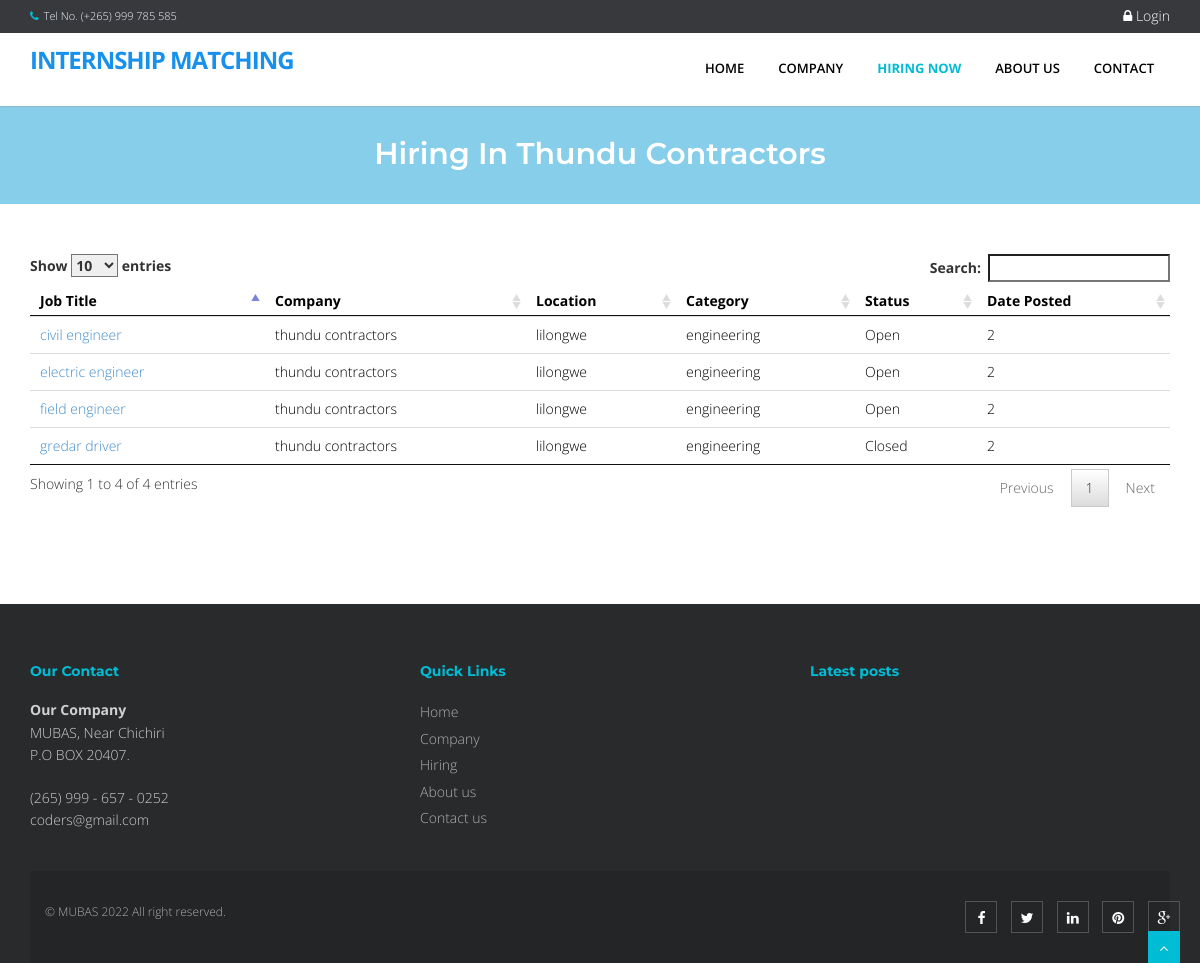
Page /index.php?q=hiring&search=11&company=thundu contractors on the earlier database version.
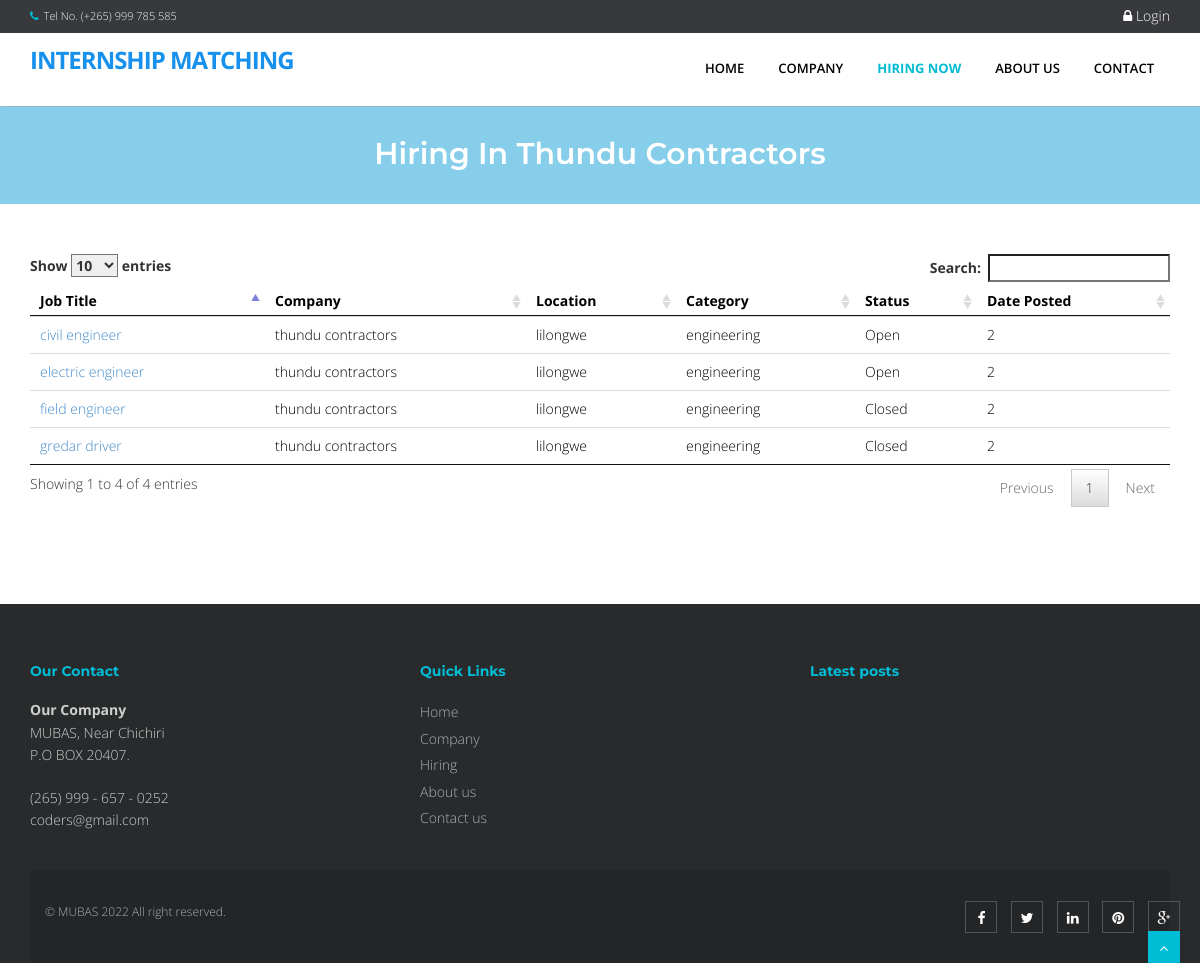
Same page on the later database version.
### tables this page shows
CREATE TABLE IF NOT EXISTS `vacancies` (
  `id` int(11) NOT NULL AUTO_INCREMENT,
  `employer` int(11) NOT NULL,
  `title` varchar(150) NOT NULL,
  `field` varchar(150) NOT NULL,
  `type` varchar(30) NOT NULL,
  `location` varchar(100) NOT NULL,
  `description` varchar(200) NOT NULL,
  `duties` text NOT NULL,
  `skills` text NOT NULL,
  `qualifications` text NOT NULL,
  `salary` int(11) DEFAULT '0',
  `other_info` text,
  `due_date` varchar(30) NOT NULL,
  `date` datetime NOT NULL DEFAULT CURRENT_TIMESTAMP,
  `status` varchar(20) NOT NULL DEFAULT 'Open',
  `positions` int(4) NOT NULL DEFAULT '1',
  PRIMARY KEY (`id`),
  KEY `vacancy_to_employer` (`employer`),
  KEY `vacancy_field` (`field`)
);

CREATE TABLE IF NOT EXISTS `employer` (
  `id` int(11) NOT NULL,
  `name` varchar(50) NOT NULL,
  `owner` varchar(50) NOT NULL,
  `postal_address` varchar(100) NOT NULL,
  `email` varchar(50) NOT NULL,
  `phone` int(14) NOT NULL,
  `profile` text,
  `date` datetime NOT NULL DEFAULT CURRENT_TIMESTAMP,
  PRIMARY KEY (`id`),
  UNIQUE KEY `email` (`email`),
  UNIQUE KEY `name` (`name`)
);

### index.php (called while the page is built, shortened)
<?php
    $title = "Home Page";
    $view = (isset($_GET['q']) && $_GET['q'] != '') ? $_GET['q'] : '';
    switch ($view) {
        case 'hiring' :
            $title = isset($_GET['search']) ? 'Hiring in '.$_GET['company'] :"Hiring";
            break;
    }
    include_once "inc/layout.php";
?>

### classes/Session.class.php (called while the page is built, shortened)
<?php
    class Session{
        public static function get($sessionVariables, $key = false){
            if($key == true){
                if(isset($_SESSION[$sessionVariables][$key])){
                    return $_SESSION[$sessionVariables][$key];
                }
            }else if(isset($_SESSION[$sessionVariables])){
                return $_SESSION[$sessionVariables];
            }else{
                return false;
            }
        }
    }

### classes/Dbh.class.php (called while the page is built)
<?php
    class Dbh{
        private $host = "localhost";
        private $user = "root";
        private $pwd = "";
        private $dbName = "intern_matching";
        protected function connect(){
            $dsn = 'mysql:host=' . $this->host . ';dbname='. $this->dbName;
            $pdo = new PDO($dsn, $this->user, $this->pwd);
            $pdo->setAttribute(PDO::ATTR_DEFAULT_FETCH_MODE, PDO::FETCH_ASSOC);
            return $pdo;
        }
    }
?>

### classes/Job.class.php (called while the page is built, shortened)
<?php
    class Job extends Dbh{
        protected function get($company_id){
            $sql = "SELECT * FROM vacancies v
                    Inner Join employer e on e.id=v.employer
                    where v.employer=?";
            $stmt = $this->connect()->prepare($sql);
            $stmt->execute([$company_id]);
            if($stmt->rowCount() > 0){
                return $stmt->fetchAll(PDO::FETCH_NAMED);
            }
            return false;
        }
        protected function getAll(){
            $sql = "SELECT * FROM vacancies v
                    Inner Join employer e on e.id=v.employer
                    Order by v.id desc";
            $stmt = $this->connect()->query($sql);
            if($stmt->rowCount() > 0){
                return $stmt->fetchAll(PDO::FETCH_NAMED);
            }
            return false;
        }
    }
?>

### classes/JobView.class.php (called while the page is built, shortened)
<?php
    class JobView extends Job{
        public function getAll(){
            return parent::getAll();
        }
        public function get($id){
            return parent::get($id);
        }
    }
?>

### inc/classAutoload.php (called while the page is built, shortened)
<?php
    function autoLoader($className){
        $path = __DIR__.'/../classes/';
        $extension = '.class.php';
        $fileName = $path . $className . $extension;
    }
?>

### views/hirring.php (the view, shortened to what this page needs)
<?php
    $job = new JobView();
    $jobs = $job->getAll();
    if(isset($_GET['search'])){
        $company_id = $_GET['search'];
        $job = new JobView();
        $jobs = $job->get($company_id);
    }
?>
<section id="content">
    <div class="container content">
    <?php  if ($jobs) { ?>
        <table id="dash-table" class="table table-hover">
            <thead>
                <th>Job Title</th>
                <th>Company</th>
                <th>Location</th>
                <th>Category</th>
                <th>Status</th>
                <th>Date Posted</th>
            </thead>
            <tbody>
                <?php
            foreach ($jobs as $job) {
                echo '<tr>';
                echo '<td><a href="views/intern/index.php?view=view_vacancy&id='.$job["id"][0].'">
                        '.$job['title'].'</a>
                       </td>';
                echo '<td>'.$job['name'].'</td>';
                echo '<td>'.$job['location'].'</td>';
                echo '<td>'.$job['field'].'</td>';
                echo '<td>'.$job['status'].'</td>';
                echo '<td>'.$job['date'][0].'</td>';
                echo '</tr>';
            }
                ?>
            </tbody>
        </table>
    <?php
        }else{
            echo "<h4>:Vacancies are not available</h4>";
        }
    ?>
    </div>
</section>

### inc/layout.php (shortened to what this page needs)
<?php
    include_once("classAutoload.php");
?>
<!DOCTYPE html>
<html lang="en">
<head>
<link href="/internship/plugins/home-plugins/css/bootstrap.min.css" rel="stylesheet" />
<link href="/internship/plugins/home-plugins/css/fancybox/jquery.fancybox.css" rel="stylesheet">
<link href="/internship/plugins/home-plugins/css/flexslider.css" rel="stylesheet" />
<link href="/internship/plugins/home-plugins/css/style.css" rel="stylesheet" />
<link rel="stylesheet" href="/internship/plugins/font-awesome/css/font-awesome.min.css">
<link rel="stylesheet" href="/internship/plugins/dataTables/jquery.dataTables.min.css">
<link rel="stylesheet" href="/internship/plugins/dataTables/jquery.dataTables_themeroller.css">
<link href="/internship/plugins/datepicker/bootstrap-datetimepicker.min.css" rel="stylesheet" media="screen">
<link href="/internship/plugins/datepicker/datepicker3.css" rel="stylesheet" media="screen">
</head>
<body>
<div id="wrapper" class="home-page">
  <header>
        <div class="topbar navbar-fixed-top">
          <div class="container">
            <div class="row">
              <div class="col-md-12">
                <p class="pull-left hidden-xs"><i class="fa fa-phone"></i>Tel No. (+265) 999 785 585</p>
                <?php
                    if(!Session::get("userVars")){
                        echo '<p   class="pull-right login">
                            <a href="/internship/views/login.php"> <i class="fa fa-lock"></i> Login </a>
                         </p>';
                    }
                ?>
              </div>
            </div>
          </div>
        </div>
        <div style="min-height: 30px;"></div>
        <div class="navbar navbar-default navbar-static-top" >
            <div class="container">
                <div class="navbar-header">
                    <a class="navbar-brand" href="/internship/index.php">Internship Matching</a>
                </div>
                <div class="navbar-collapse collapse ">
                    <ul class="nav navbar-nav">
                        <li class="<?php echo !isset($_GET['q'])? 'active' :''?>"><a href="/internship/index.php">Home</a></li>
                        <li class="<?php  if(isset($_GET['q'])) { if($_GET['q']=='company'){ echo 'active'; }else{ echo ''; }}  ?>"><a href="/internship/index.php?q=company">Company</a></li>
                        <li class="<?php  if(isset($_GET['q'])) { if($_GET['q']=='hiring'){ echo 'active'; }else{ echo ''; }} ?>"><a href="/internship/index.php?q=hiring">Hiring Now</a></li>
                        <li class="<?php  if(isset($_GET['q'])) { if($_GET['q']=='About'){ echo 'active'; }else{ echo ''; }}  ?>"><a href="/internship/index.php?q=About">About Us</a></li>
                        <li class="<?php  if(isset($_GET['q'])) { if($_GET['q']=='Contact'){ echo 'active'; }else{ echo ''; }}  ?>"><a href="/internship/index.php?q=Contact">Contact</a></li>
                    </ul>
                </div>
            </div>
        </div>
  </header>
      <?php
      if (isset($_GET['q'])) {
        echo '<section id="inner-headline">
            <div class="container">
                <div class="row">
                    <div class="col-lg-12">
                        <h2 class="pageTitle">'.$title.'</h2>
                    </div>
                </div>
            </div>
            </section>';
      }
       include_once __DIR__ .$content;
        ?>
  <footer>
  <div class="container">
    <div class="row">
      <div class="col-md-4 col-sm-4">
        <div class="widget">
          <h5 class="widgetheading">Our Contact</h5>
          <address>
          <strong>Our Company</strong><br>
          MUBAS, Near Chichiri<br>
            P.O BOX 20407.</address>
          <p>
            <i class="icon-phone"></i> (265) 999 - 657 - 0252<br>
            <i class="icon-envelope-alt"></i> coders@gmail.com
          </p>
        </div>
      </div>
      <div class="col-md-4 col-sm-4">
        <div class="widget">
          <h5 class="widgetheading">Quick Links</h5>
          <ul class="link-list">
            <li><a href="/internship/index.php">Home</a></li>
            <li><a href="/internship/index.php?q=company">Company</a></li>
            <li><a href="/internship/index.php?q=hiring">Hiring</a></li>
            <li><a href="/internship/index.php?q=About">About us</a></li>
            <li><a href="/internship/index.php?q=Contact">Contact us</a></li>
          </ul>
        </div>
      </div>
      <div class="col-md-4 col-sm-4">
        <div class="widget">
          <h5 class="widgetheading">Latest posts</h5>
        </div>
    </div>
  </div>
  <div id="sub-footer">
    <div class="container">
      <div class="row">
        <div class="col-lg-6">
          <div class="copyright">
            <p>
              <span>&copy; MUBAS 2022 All right reserved.
            </p>
          </div>
        </div>
        <div class="col-lg-6">
          <ul class="social-network">
            <li><a href="#" data-placement="top" title="Facebook"><i class="fa fa-facebook"></i></a></li>
            <li><a href="#" data-placement="top" title="Twitter"><i class="fa fa-twitter"></i></a></li>
            <li><a href="#" data-placement="top" title="Linkedin"><i class="fa fa-linkedin"></i></a></li>
            <li><a href="#" data-placement="top" title="Pinterest"><i class="fa fa-pinterest"></i></a></li>
            <li><a href="#" data-placement="top" title="Google plus"><i class="fa fa-google-plus"></i></a></li>
          </ul>
        </div>
      </div>
    </div>
  </div>
  </footer>
</div>
<a href="#" class="scrollup"><i class="fa fa-angle-up active"></i></a>
</body>
</html>

### inc/layout.php (style rules this page uses)
#content { min-height: 400px; color: #000; }
.login a { font-size: 14px; color: #fff; padding:0px; }

Differences in the rows shown:
changed vacancies "field engineer": status "Open" → "Closed"
